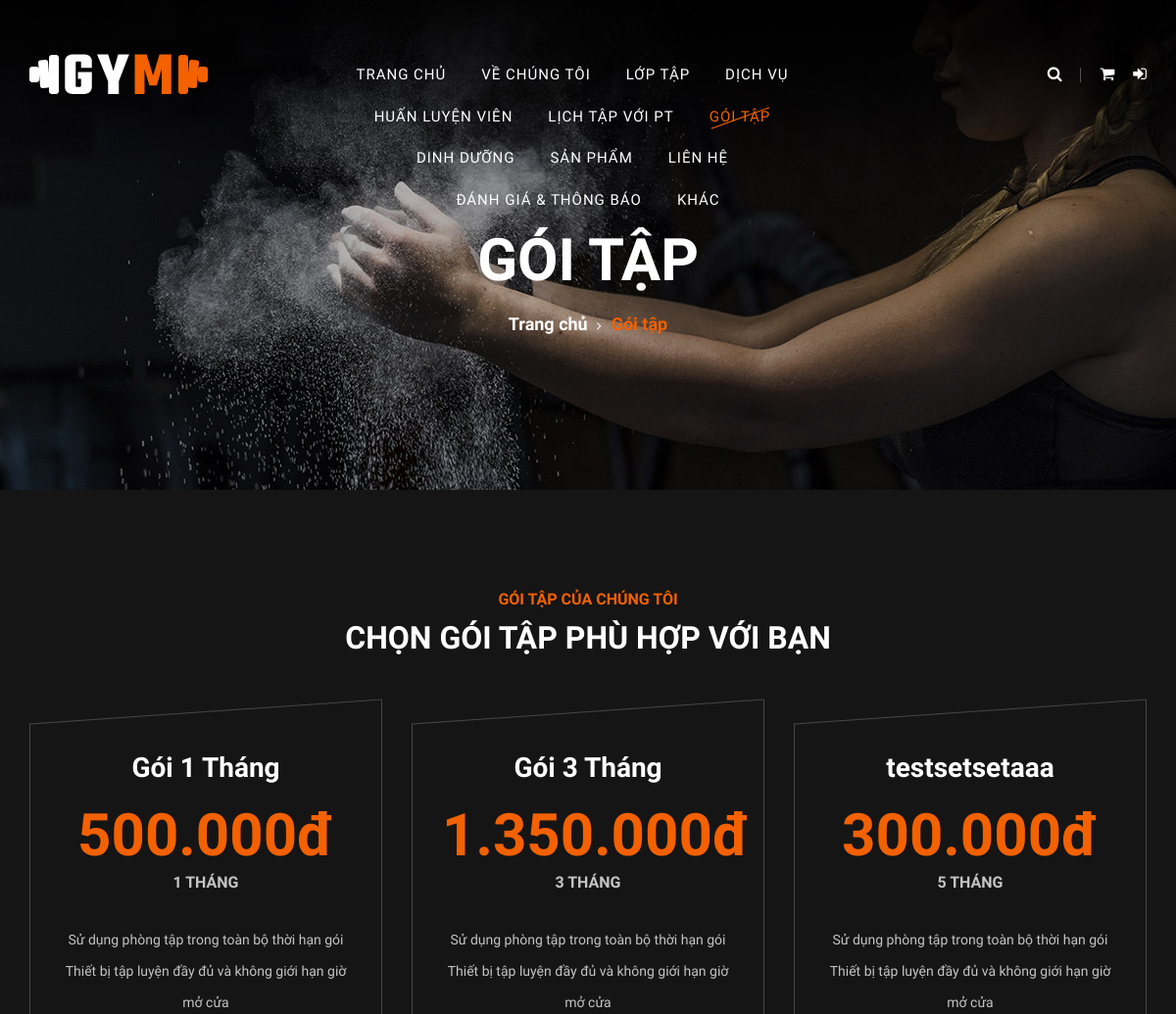
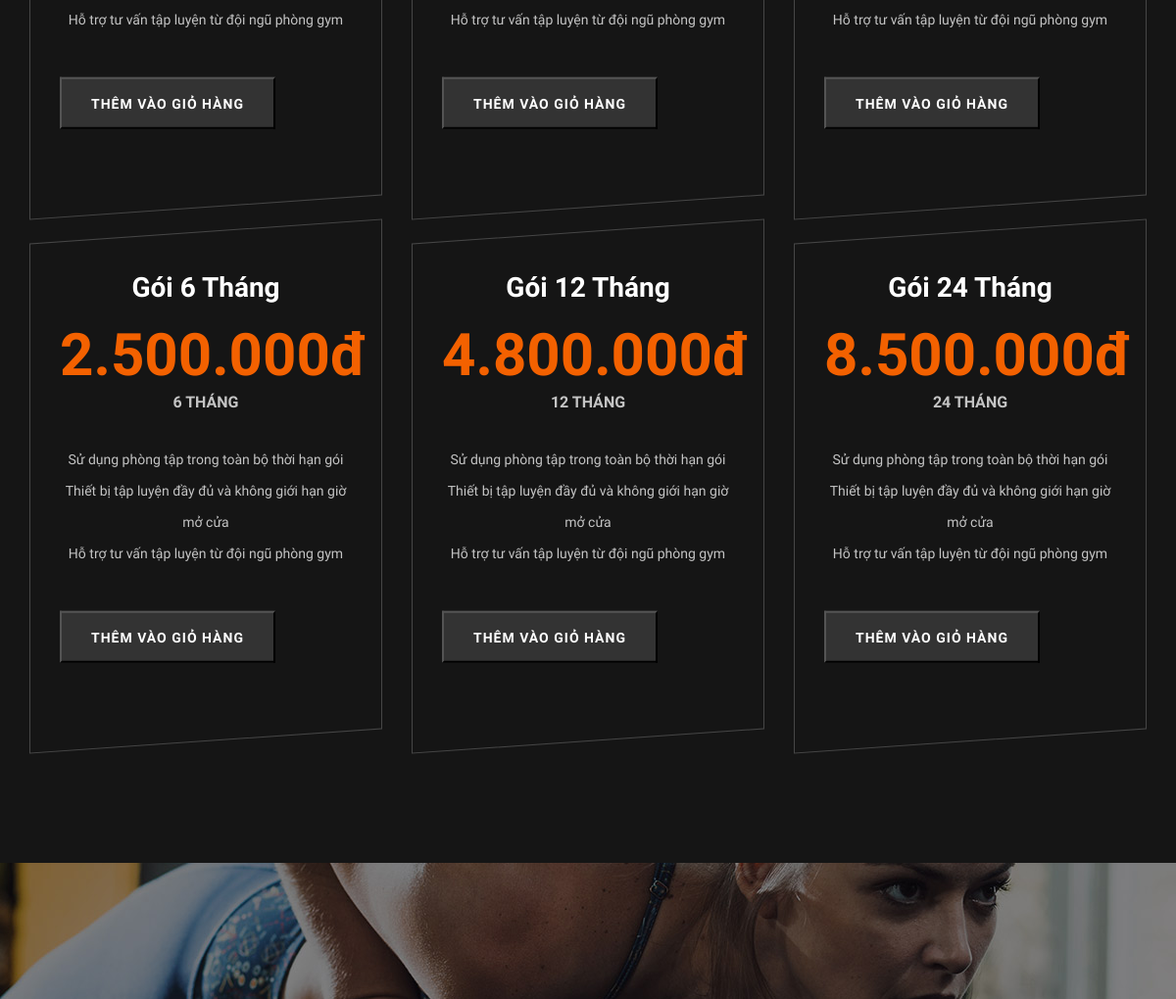
Before: /client/packages.php (upper part) with the older database file (2 pictures, top to bottom).
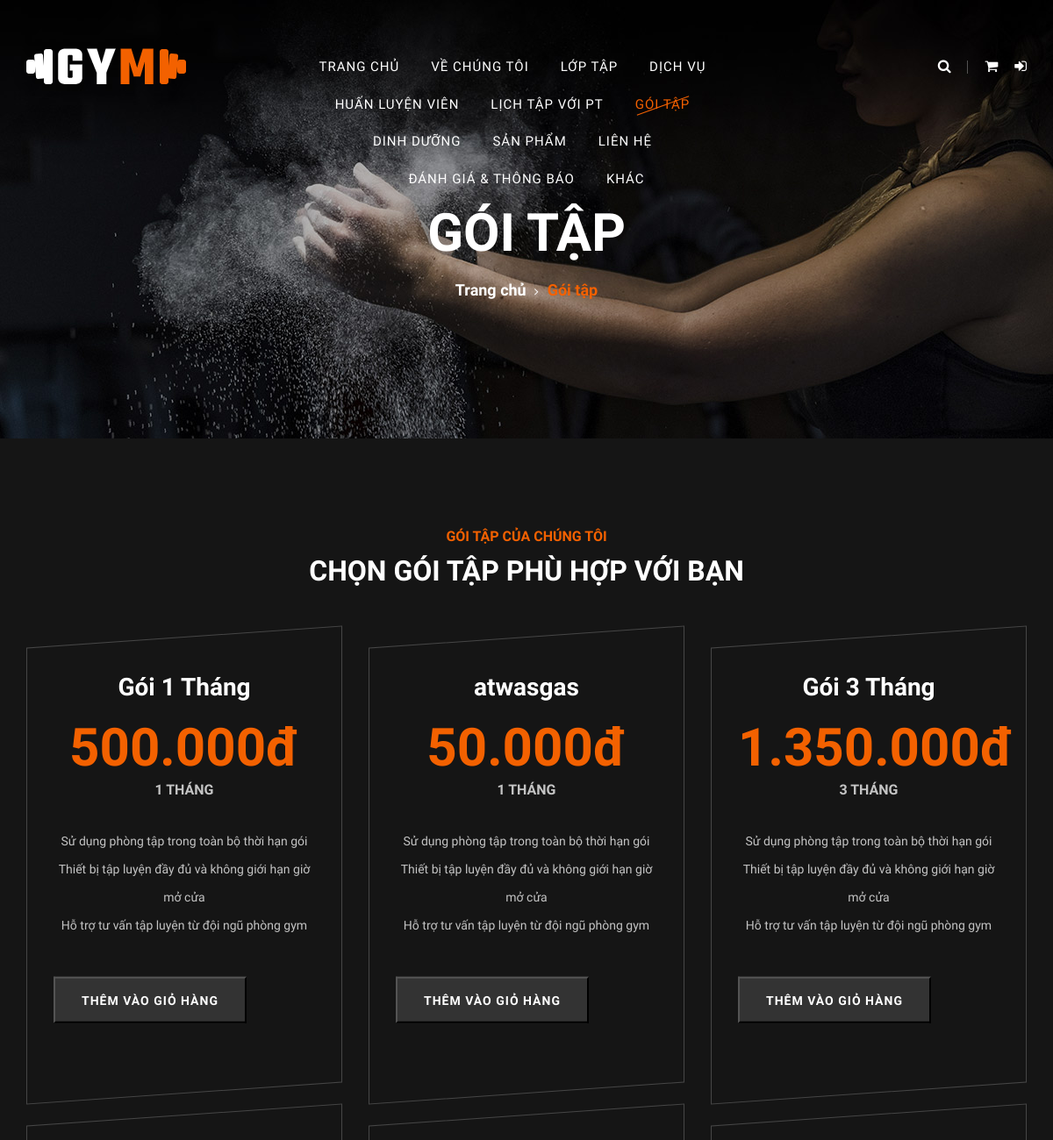
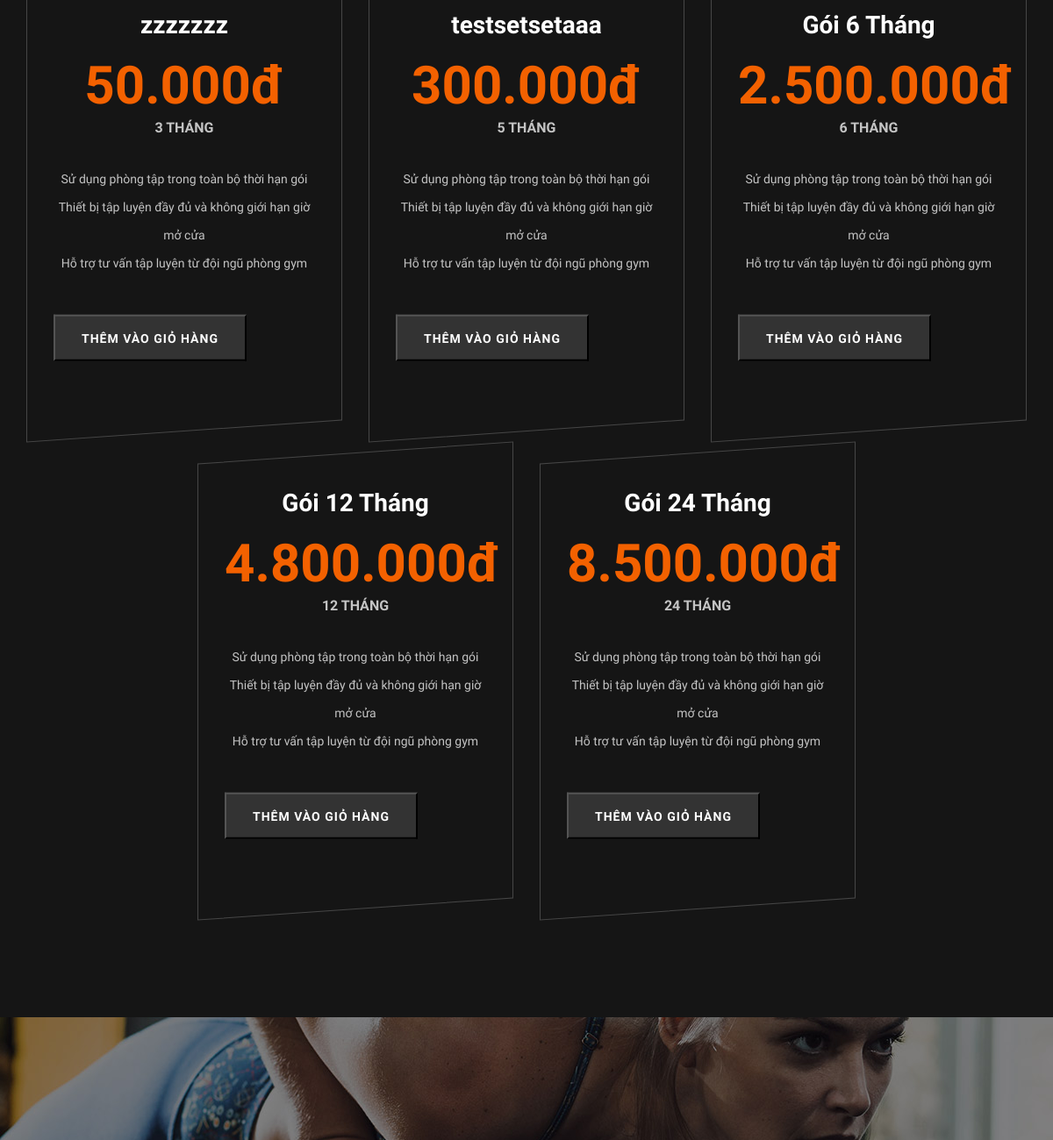
After: the same page with the newer database file (2 pictures, top to bottom).
### tables this page shows
CREATE TABLE `membership_packages` (
  `id` int NOT NULL AUTO_INCREMENT,
  `package_name` varchar(100) NOT NULL,
  `duration_months` int NOT NULL,
  `price` decimal(10,2) NOT NULL,
  `description` text,
  `status` enum('active','inactive') DEFAULT 'active',
  PRIMARY KEY (`id`)
);

### client/packages.php (the view, shortened to what this page needs)
<?php
require_once '../config/db.php';
$packages = [];
$packageQuery = $conn->query("SELECT id, package_name, duration_months, price, description FROM membership_packages WHERE status = 'active' ORDER BY duration_months ASC, id ASC");
if ($packageQuery) {
    while ($row = $packageQuery->fetch_assoc()) {
        $packages[] = $row;
    }
}
include 'layout/header.php';
?>
<section class="breadcrumb-section set-bg" data-setbg="assets/img/breadcrumb-bg.jpg">
    <div class="container">
        <div class="row">
            <div class="col-lg-12 text-center">
                <div class="breadcrumb-text">
                    <h2>Gói tập</h2>
                    <div class="bt-option">
                        <a href="index.php">Trang chủ</a>
                        <span>Gói tập</span>
                    </div>
                </div>
            </div>
        </div>
    </div>
</section>
<section class="pricing-section spad">
    <div class="container">
        <div class="row">
            <div class="col-lg-12">
                <div class="section-title">
                    <span>Gói tập của chúng tôi</span>
                    <h2>CHỌN GÓI TẬP PHÙ HỢP VỚI BẠN</h2>
                </div>
            </div>
        </div>
        <div class="row justify-content-center">
            <?php if (!empty($packages)): ?>
                <?php foreach ($packages as $package): ?>
                    <?php
                    $packageId = (int) $package['id'];
                    $buttonLabel = 'Thêm vào giỏ hàng';
                    $buttonClass = 'primary-btn pricing-btn';
                    $buttonDisabled = '';
                    $benefits = preg_split('/\r\n|\r|\n/', trim((string) $package['description']));
                    if (count(array_filter($benefits)) <= 1) {
                        $benefits = [
                            'Sử dụng phòng tập trong toàn bộ thời hạn gói',
                            'Thiết bị tập luyện đầy đủ và không giới hạn giờ mở cửa',
                            'Hỗ trợ tư vấn tập luyện từ đội ngũ phòng gym',
                        ];
                    }
                    ?>
                    <div class="col-lg-4 col-md-8 mb-4" id="package-<?php echo $packageId; ?>">
                        <div class="ps-item h-100">
                            <h3><?php echo htmlspecialchars($package['package_name']); ?></h3>
                            <div class="pi-price">
                                <h2><?php echo number_format((float) $package['price'], 0, ',', '.'); ?>đ</h2>
                                <span><?php echo (int) $package['duration_months']; ?> THÁNG</span>
                            </div>
                            <ul>
                                <?php foreach ($benefits as $benefit): ?>
                                    <?php if (trim($benefit) !== ''): ?>
                                        <li><?php echo htmlspecialchars(trim($benefit)); ?></li>
                                    <?php endif; ?>
                                <?php endforeach; ?>
                            </ul>
                            <button type="button"
                                    class="<?php echo $buttonClass; ?>"
                                    onclick="addPackageToCart(<?php echo $packageId; ?>)"
                                    <?php echo $buttonDisabled; ?>>
                                <?php echo $buttonLabel; ?>
                            </button>
                        </div>
                    </div>
                <?php endforeach; ?>
            <?php else: ?>
                <div class="col-lg-8">
                    <div class="alert alert-warning text-center">Hiện chưa có gói tập nào đang mở bán.</div>
                </div>
            <?php endif; ?>
        </div>
    </div>
</section>
<section class="banner-section set-bg" data-setbg="assets/img/banner-bg.jpg">
</section>
<?php include 'layout/footer.php'; ?>

### client/layout/header.php (shortened to what this page needs)
<?php
$current_page = basename($_SERVER['PHP_SELF']);
$unread_notification_count = 0;
?>
<!DOCTYPE html>
<html lang="vi">
<head>
    <link rel="stylesheet" href="assets/css/bootstrap.min.css" type="text/css">
    <link rel="stylesheet" href="assets/css/font-awesome.min.css" type="text/css">
    <link rel="stylesheet" href="assets/css/flaticon.css" type="text/css">
    <link rel="stylesheet" href="assets/css/owl.carousel.min.css" type="text/css">
    <link rel="stylesheet" href="assets/css/barfiller.css" type="text/css">
    <link rel="stylesheet" href="assets/css/magnific-popup.css" type="text/css">
    <link rel="stylesheet" href="assets/css/slicknav.min.css" type="text/css">
    <link rel="stylesheet" href="assets/css/style.css?v=2.0" type="text/css">
    <link rel="stylesheet" href="assets/css/custom-shop.css" type="text/css">
    <link rel="stylesheet" href="assets/css/chatbot-faq.css" type="text/css">
</head>
<body>
    <header class="header-section">
        <div class="container-fluid">
            <div class="row">
                <div class="col-lg-3">
                    <div class="logo">
                        <a href="index.php">
                            <img src="assets/img/logo.png" alt="">
                        </a>
                    </div>
                </div>
                <div class="col-lg-6">
                    <nav class="nav-menu">
                        <ul>
                            <li class="<?php echo ($current_page == 'index.php') ? 'active' : ''; ?>"><a href="index.php">Trang chủ</a></li>
                            <li class="<?php echo ($current_page == 'about.php') ? 'active' : ''; ?>"><a href="about.php">Về chúng tôi</a></li>
                            <li class="<?php echo ($current_page == 'classes.php') ? 'active' : ''; ?>"><a href="classes.php">Lớp tập</a></li>
                            <li class="<?php echo ($current_page == 'services.php') ? 'active' : ''; ?>"><a href="services.php">Dịch vụ</a></li>
                            <li class="<?php echo ($current_page == 'trainers.php') ? 'active' : ''; ?>"><a href="trainers.php">Huấn luyện viên</a></li>
                            <li class="<?php echo ($current_page == 'pt-booking.php') ? 'active' : ''; ?>"><a href="pt-booking.php">Lịch tập với PT</a></li>
                            <li class="<?php echo ($current_page == 'packages.php') ? 'active' : ''; ?>"><a href="packages.php">Gói tập</a></li>
                            <li class="<?php echo ($current_page == 'nutrition.php') ? 'active' : ''; ?>"><a href="nutrition.php">Dinh dưỡng</a></li>
                            <li class="<?php echo ($current_page == 'products.php' || $current_page == 'product-detail.php') ? 'active' : ''; ?>"><a href="products.php">Sản phẩm</a></li>
                            <li class="<?php echo ($current_page == 'contact.php') ? 'active' : ''; ?>"><a href="contact.php">Liên hệ</a></li>
                            <li class="<?php echo ($current_page == 'subscription.php') ? 'active' : ''; ?>"><a href="subscription.php">Đánh giá & thông báo</a></li>
                            <li><a href="#">Khác</a>
                            </li>
                        </ul>
                    </nav>
                </div>
                <div class="col-lg-3">
                    <div class="top-option">
                        <div class="to-search">
                            <a href="#" id="global-search-toggle" title="Tìm kiếm toàn bộ" onclick="return false;"><i class="fa fa-search"></i></a>
                        </div>
                        <div class="to-social">
                            <a href="cart.php" title="Giỏ hàng" style="position: relative;">
                                <i class="fa fa-shopping-cart"></i>
                            </a>
                            <?php if(isset($_SESSION['user_id'])): ?>
                                <a href="subscription.php#tab-notifications" title="Thông báo" style="position: relative;">
                                    <i class="fa fa-bell"></i>
                                    <span id="notification-badge" style="position: absolute; top: -8px; right: -8px; background: #f36100; color: white; border-radius: 50%; min-width: 18px; height: 18px; padding: 0 4px; font-size: 10px; display: <?php echo $unread_notification_count > 0 ? 'flex' : 'none'; ?>; align-items: center; justify-content: center;"><?php echo $unread_notification_count; ?></span>
                                </a>
                                <div class="user-dropdown" style="position:relative;display:inline-block;">
                                    <a href="#" class="user-dropdown-toggle" title="Tài khoản" style="position:relative;">
                                        <i class="fa fa-user"></i>
                                    </a>
                                    <div class="user-dropdown-menu" style="
                                        display:none;position:absolute;right:0;top:130%;
                                        background:#1a1a1a;min-width:200px;border-radius:6px;
                                        box-shadow:0 5px 20px rgba(0,0,0,.4);z-index:9999;
                                        border-top:3px solid #f36100;padding:8px 0;">
                                        <div style="padding:10px 16px 8px;border-bottom:1px solid #333;">
                                            <strong style="color:#fff;font-size:13px;">
                                                <?php echo htmlspecialchars($_SESSION['full_name'] ?? 'Hội viên'); ?>
                                            </strong>
                                        </div>
                                        <a href="profile.php" style="display:block;padding:9px 16px;color:#ccc;text-decoration:none;font-size:13px;">
                                            <i class="fa fa-user-o" style="width:18px;color:#f36100;"></i> Thông tin cá nhân
                                        </a>
                                        <a href="my-membership.php" style="display:block;padding:9px 16px;color:#ccc;text-decoration:none;font-size:13px;">
                                            <i class="fa fa-star-o" style="width:18px;color:#f36100;"></i> Thông tin hội viên
                                        </a>
                                        <a href="my-packages.php" style="display:block;padding:9px 16px;color:#ccc;text-decoration:none;font-size:13px;">
                                            <i class="fa fa-ticket" style="width:18px;color:#f36100;"></i> Gói tập của tôi
                                        </a>
                                        <a href="my-schedules.php" style="display:block;padding:9px 16px;color:#ccc;text-decoration:none;font-size:13px;">
                                            <i class="fa fa-calendar" style="width:18px;color:#f36100;"></i> Lịch tập của tôi
                                        </a>
                                        <a href="pt-booking.php" style="display:block;padding:9px 16px;color:#ccc;text-decoration:none;font-size:13px;">
                                            <i class="fa fa-handshake-o" style="width:18px;color:#f36100;"></i> Đặt lịch PT 1-1
                                        </a>
                                        <a href="order-history.php" style="display:block;padding:9px 16px;color:#ccc;text-decoration:none;font-size:13px;">
                                            <i class="fa fa-shopping-bag" style="width:18px;color:#f36100;"></i> Lịch sử mua hàng
                                        </a>
                                        <div style="border-top:1px solid #333;margin-top:4px;"></div>
                                        <a href="logout.php" style="display:block;padding:9px 16px;color:#e74c3c;text-decoration:none;font-size:13px;">
                                            <i class="fa fa-sign-out" style="width:18px;"></i> Đăng xuất
                                        </a>
                                    </div>
                                </div>
                            <?php else: ?>
                                <a href="login.php" title="Đăng nhập"><i class="fa fa-sign-in"></i></a>
                            <?php endif; ?>
                        </div>
                    </div>
                </div>
            </div>
        </div>
    </header>

### client/layout/footer.php (shortened to what this page needs)
</body>
</html>

### client/assets/css/barfiller.css (style rules this page uses)
body { font-family: Arial; }

Changed rows visible on the page:
added membership_packages: package_name "atwasgas", price "50.000", duration_months "1", benefit "Sử dụng phòng tập trong toàn bộ thời hạn gói", benefit "Thiết bị tập luyện đầy đủ và không giới hạn giờ mở cửa", benefit "Hỗ trợ tư vấn tập luyện từ đội ngũ phòng gym", buttonLabel "THÊM VÀO GIỎ HÀNG"
now on this page (row edited): membership_packages: package_name "zzzzzzz", price "50.000", duration_months "3", benefit "Sử dụng phòng tập trong toàn bộ thời hạn gói", benefit "Thiết bị tập luyện đầy đủ và không giới hạn giờ mở cửa", benefit "Hỗ trợ tư vấn tập luyện từ đội ngũ phòng gym", buttonLabel "THÊM VÀO GIỎ HÀNG"
